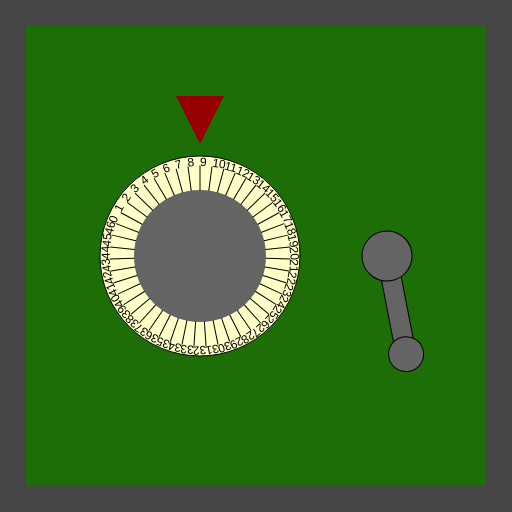
Frame 1 (no input)
Frame 60 (no input): identical to frame 1, image omitted
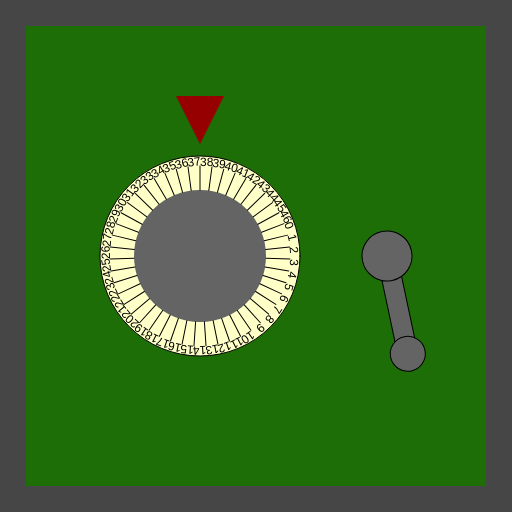
Frame 120 (the mouse pressed at the canvas centre since frame 60)

The p5.js sketch that drew these frames (run headless with seeded random() and noise() and a simulated clock; from frame 60 on, the mouse is pressed at the canvas centre):

// p5.js sketch
// ── sketch.js
/*

Officer: 7383430
CaseNum: 303-0-77481455-7383430

Case 303 - The Case of the Crooked Attorney
Stage 1 - Torvalds' Office

District Attorney Torvalds is well respected in Console City as an upstanding citizen and
enforcer of the law. Of course he’s as crooked as they come. I’ve had enough of having our
hard work at Sleuth and Co undermined by his bribes and back-payments. Let’s take take this
sucker down. I happen to know that Torvalds keeps his incriminating documents spread amongst
several safes in town. I’ll need you to bend the rules a little by breaking into them and
retrieving the incriminating evidence.

The first safe is in Torvald’s office. Crack it by doing the following:

	When the mouse button is released:
	- Make cryptic_safe_valA equal to 44

	Whilst the mouse is being dragged:
	- Make cryptic_safe_valA equal to 12

	When the mouse button is pressed:
	- Make cryptic_safe_valA equal to 38

	Whilst the mouse is moving:
	- Make cryptic_safe_valA equal to 9

	When any key is pressed:
	- Make cryptic_safe_valB equal to 49

	Whilst the mouse is moving:
	- Make cryptic_safe_valB equal to 11

	When the mouse button is pressed:
	- Make cryptic_safe_valB equal to 12

	Whilst the mouse is being dragged:
	- Make cryptic_safe_valB equal to 54



There are many possible ways of investigating this case, but you
should use ONLY the following commands:

	- The assignment operator aka. the equals sign !

*/

//declare the variables

var cryptic_safe_valA;
var cryptic_safe_valB;

function preload() {
  //IMAGES WILL BE LOADED HERE
}

function setup() {
  createCanvas(512, 512);

  //initialise the variables
  cryptic_safe_valA = 0;
  cryptic_safe_valB = 0;
}

///////////////////EVENT HANDLERS///////////////////

//Add your code to these events to open the safe ...

function mouseMoved() {
  cryptic_safe_valA = 9;
  console.log("mouseMoved", mouseX, mouseY);
  cryptic_safe_valB = 11;
}

function mouseDragged() {
  // Whilst the mouse is being dragged:
  // - Make cryptic_safe_valA equal to 12
  cryptic_safe_valA = 12;
  cryptic_safe_valB = 54;
  console.log("mouseDragged", mouseX, mouseY);
}

function mousePressed() {
  cryptic_safe_valA = 38;
  cryptic_safe_valB = 12;
  console.log("mousePressed");
}

function mouseReleased() {
  // When the mouse button is released:
  // - Make cryptic_safe_valA equal to 44
  cryptic_safe_valA = 44;
  console.log("mousePressed");
}

function keyPressed() {
  cryptic_safe_valB = 49;
  console.log("keyPressed", key);
}

function keyReleased() {
  console.log("keyReleased", key);
}

///////////////DO NOT CHANGE CODE BELOW THIS POINT///////////////////

function draw() {
  //Draw the safe door
  background(70);
  noStroke();
  fill(29, 110, 6);
  rect(26, 26, width - 52, width - 52);

  //Draw the combination dial
  push();
  translate(200, height / 2);
  drawDial(200, cryptic_safe_valA, 47);
  pop();

  //Draw the lever
  push();
  translate(width - 125, 256);
  drawLever(cryptic_safe_valB);
  pop();
}

function drawDial(diameter, num, maxNum) {
  //the combination lock

  var r = diameter * 0.5;
  var p = r * 0.6;

  stroke(0);
  fill(255, 255, 200);
  ellipse(0, 0, diameter, diameter);
  fill(100);
  noStroke();
  ellipse(0, 0, diameter * 0.66, diameter * 0.66);
  fill(150, 0, 0);
  triangle(-p * 0.4, -r - p, p * 0.4, -r - p, 0, -r - p / 5);

  noStroke();

  push();
  var inc = 360 / maxNum;

  rotate(radians(-num * inc));
  for (var i = 0; i < maxNum; i++) {
    push();
    rotate(radians(i * inc));
    stroke(0);
    line(0, -r * 0.66, 0, -(r - 10));
    noStroke();
    fill(0);
    text(i, 0, -(r - 10));
    pop();
  }

  pop();
}

function drawLever(rot) {
  push();
  rotate(radians(-rot));
  stroke(0);
  fill(100);
  rect(-10, 0, 20, 100);
  ellipse(0, 0, 50, 50);
  ellipse(0, 100, 35, 35);
  pop();
}
